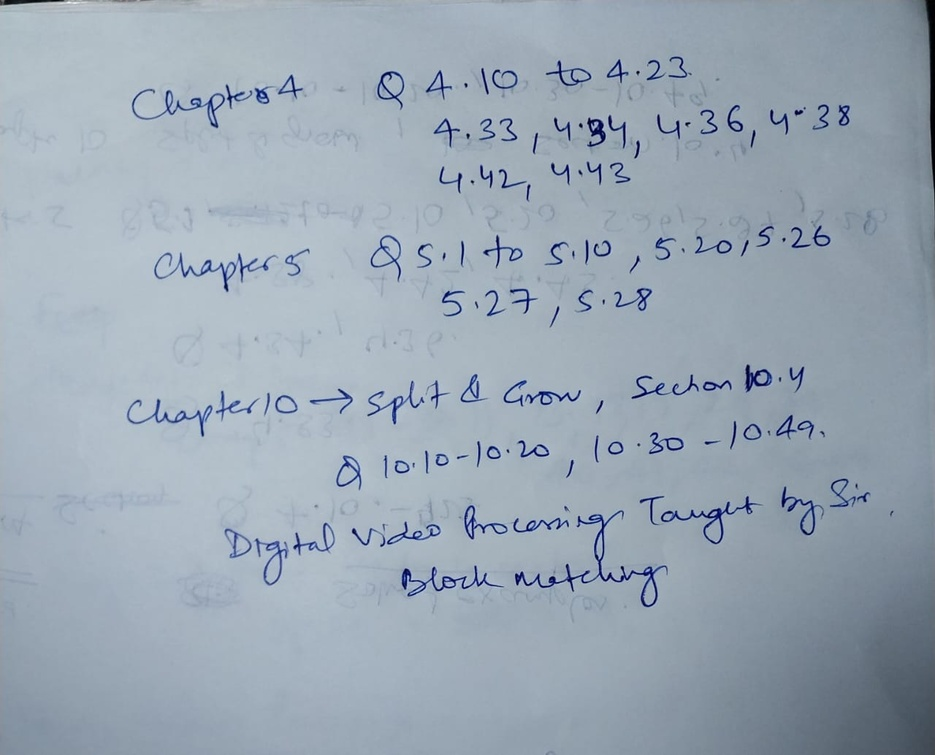
#> input picture SECOND_SEM/DIP/WhatsApp Image 2024-07-14 at 16.05.22.jpeg, 935 x 755 px, shrunk from 1280 x 1034 before the run, given in place of the camera
$ python end_sem_webcam.py
#> lines starting #> are read from the running program, lines starting #| are printed output that depends on the picture; long printed decimals are rounded
import cv2
import numpy as np
import heapq
from collections import Counter
import matplotlib.pyplot as plt

# Composite Filter Construction
def composite_filter():
    gaussian_filter = np.array([
        [1, 2, 1],
        [2, 4, 2],
        [1, 2, 1]
    ]) / 16

    laplacian_filter = np.array([
        [0, -1, 0],
        [-1, 4, -1],
        [0, -1, 0]
    ])

    composite_filter = gaussian_filter + laplacian_filter
    return composite_filter

# Compute Fourier Transform
def compute_fourier_transform(filter):
    fourier_transform = np.fft.fft2(filter)
    fourier_transform_shifted = np.fft.fftshift(fourier_transform)
    return fourier_transform_shifted

# Plot 1D Profiles
def plot_profiles(fourier_transform):
    center = np.array(fourier_transform.shape) // 2

    H_w1_0 = np.abs(fourier_transform[center[0], :])
    H_w1_pi = np.abs(fourier_transform[:, center[1]])
    H_0_w2 = np.abs(fourier_transform[:, center[0]])
    H_pi_w2 = np.abs(fourier_transform[center[1], :])

    plt.figure(figsize=(12, 6))

    plt.subplot(2, 2, 1)
    plt.plot(H_w1_0)
    plt.title("H(ω1, 0)")

    plt.subplot(2, 2, 2)
    plt.plot(H_w1_pi)
    plt.title("H(ω1, π)")

    plt.subplot(2, 2, 3)
    plt.plot(H_0_w2)
    plt.title("H(0, ω2)")

    plt.subplot(2, 2, 4)
    plt.plot(H_pi_w2)
    plt.title("H(π, ω2)")

    plt.tight_layout()
    plt.show()

# Unsharp Masking
def unsharp_masking(image):
    box_filter = np.ones((3, 3)) / 9.0
    smoothed_image = cv2.filter2D(image, -1, box_filter)
    unsharp_mask = image - smoothed_image
    sharpened_image = image + unsharp_mask
    return sharpened_image

# Compute Entropy
def compute_entropy(image):
    hist, _ = np.histogram(image, bins=np.arange(9), density=True)
    hist = hist[hist > 0]
    entropy = -np.sum(hist * np.log2(hist))
    return entropy

# Huffman Tree and Coding
def huffman_tree(symbols_with_probs):
    heap = [[weight, [symbol, ""]] for symbol, weight in symbols_with_probs.items()]
    heapq.heapify(heap)
    while len(heap) > 1:
        lo = heapq.heappop(heap)
        hi = heapq.heappop(heap)
        for pair in lo[1:]:
            pair[1] = '0' + pair[1]
        for pair in hi[1:]:
            pair[1] = '1' + pair[1]
        heapq.heappush(heap, [lo[0] + hi[0]] + lo[1:] + hi[1:])
    return sorted(heapq.heappop(heap)[1:], key=lambda p: (len(p[-1]), p))

# Histogram Equalization
def histogram_equalization(image):
    flat = image.flatten()
    hist, bins = np.histogram(flat, bins=np.arange(9), density=False)
    cdf = hist.cumsum()
    cdf_normalized = cdf * 7 / cdf[-1]
    equalized_image = np.interp(flat, bins[:-1], cdf_normalized).reshape(image.shape)
    return equalized_image.astype(np.uint8)  # Ensure the result is in uint8

# Main function to capture and process webcam image
def main():
    cap = cv2.VideoCapture(0)

    while True:
        ret, frame = cap.read()
#> frame is the input picture: shape (755, 935, 3); mean B, G, R 180.4, 167.4, 154.2
        if not ret:
            break

        gray_frame = cv2.cvtColor(frame, cv2.COLOR_BGR2GRAY)
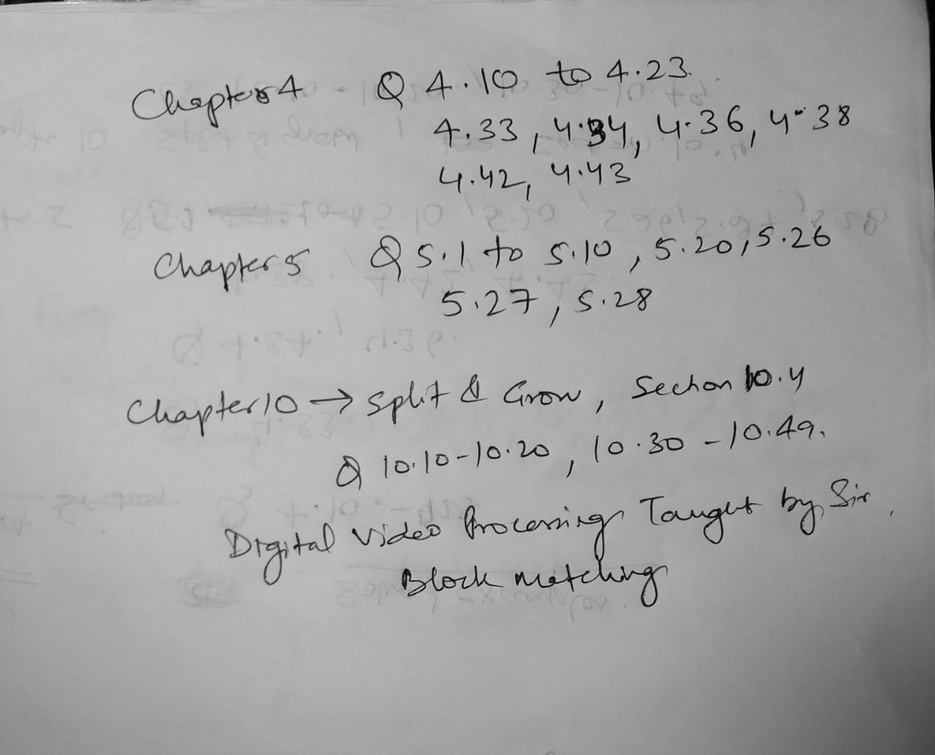
#> gray_frame: shape (755, 935); min 0, max 246, mean 164.9

        # Apply Composite Filter
        composite_filter_matrix = composite_filter()
        filtered_image = cv2.filter2D(gray_frame, -1, composite_filter_matrix)

        # Compute Fourier Transform
        fourier_transform = compute_fourier_transform(composite_filter_matrix)
        plot_profiles(fourier_transform)
#> in plot_profiles, `plt.show()`:
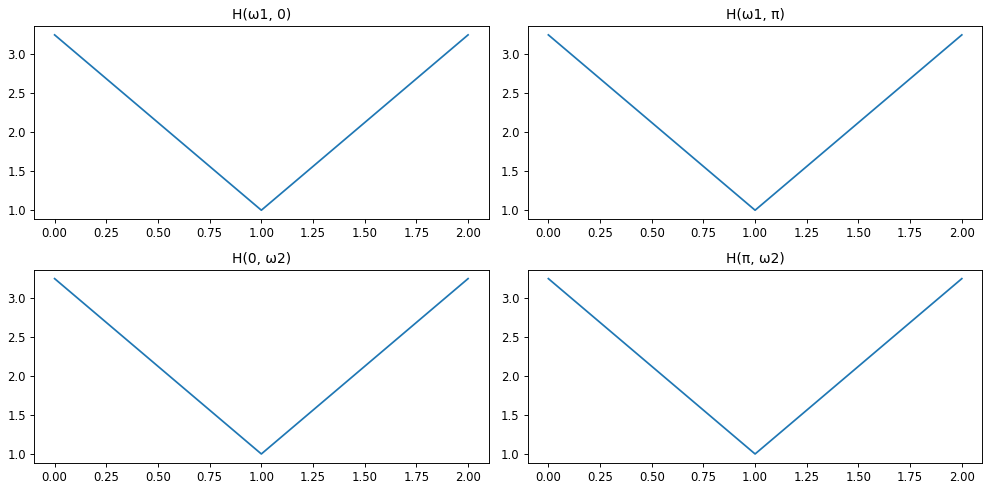
#> figure drawn by matplotlib, 4 panels

        # Apply Unsharp Masking
        sharpened_image = unsharp_masking(gray_frame)
#> in unsharp_masking, `unsharp_mask = image - smoothed_image`:
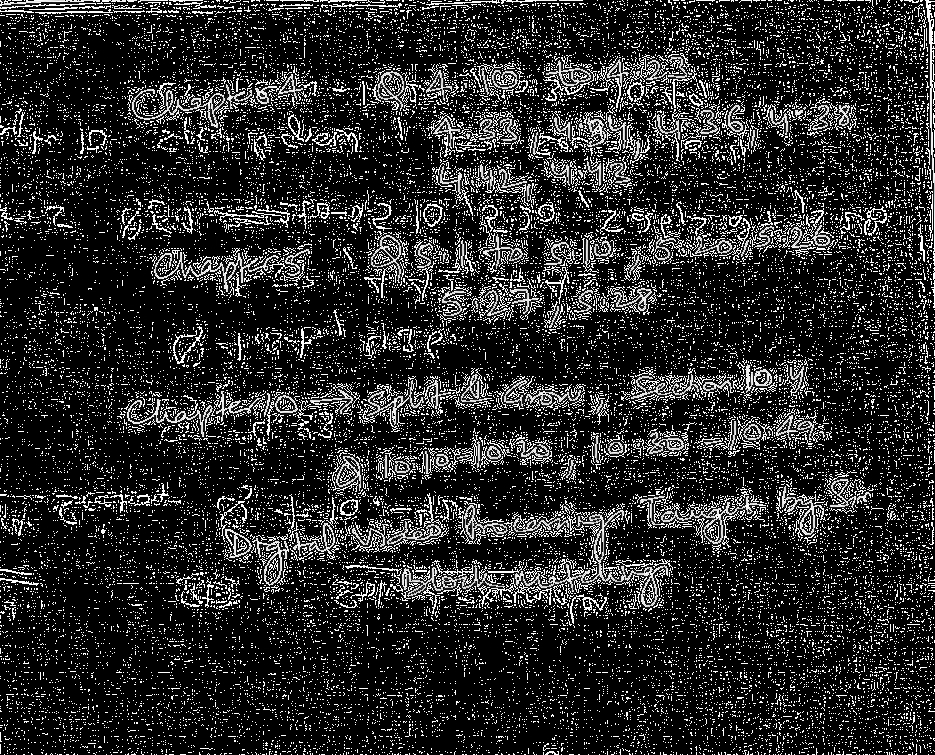
#> unsharp_mask: shape (755, 935); min 0, max 255, mean 41.3
#> in unsharp_masking, `sharpened_image = image + unsharp_mask`:
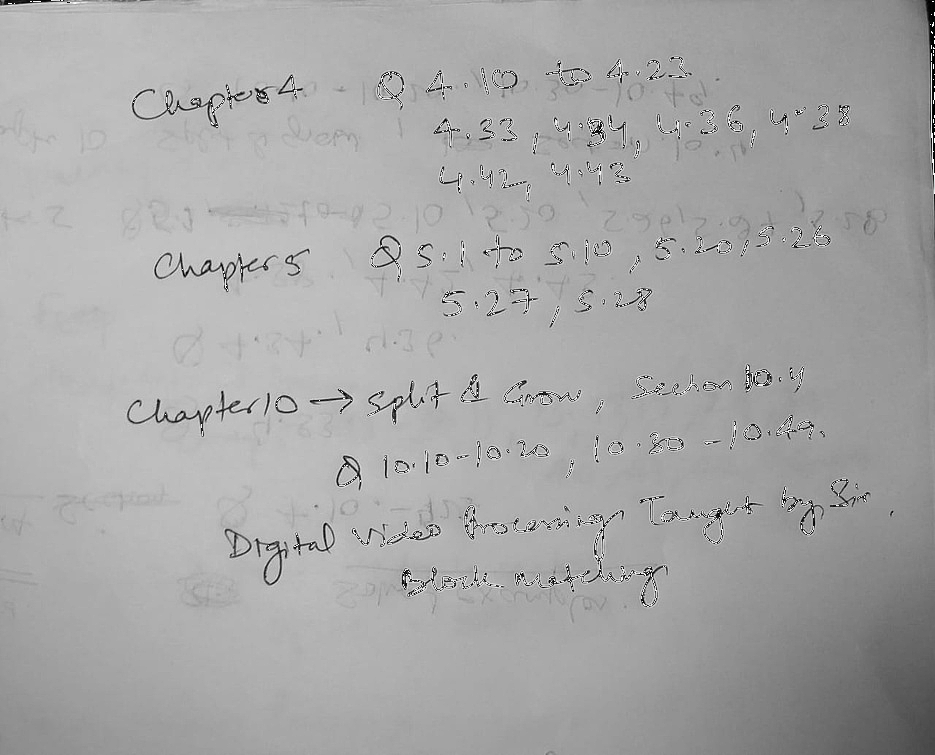
#> sharpened_image: shape (755, 935); min 0, max 255, mean 166.6

        # Compute Entropy
        entropy = compute_entropy(gray_frame)
#> in compute_entropy, `hist, _ = np.histogram(image, bins=np.arange(9), density=True)`: hist = [0.0301, 0.137, 0.125, 0.13, 0.114, 0.0932, 0.107, 0.264]
#> in compute_entropy, `entropy = -np.sum(hist * np.log2(hist))`: entropy = 2.83
#> entropy = 2.83

        # Huffman Coding
        flat = gray_frame.flatten()
        symbol_counts = Counter(flat)
#> symbol_counts = 225 items
        total_pixels = flat.size
#> total_pixels = 705925
        symbol_probs = {k: v / total_pixels for k, v in symbol_counts.items()}
#> symbol_probs = 225 items
        huffman_codes = huffman_tree(symbol_probs)
#> the loop in huffman_tree, `while len(heap) > 1:` made 224 passes
#> (lo, hi) on passes 1 to 3: ([1.42e-06, [213, '']], [1.42e-06, [214, '']]), ([1.42e-06, [216, '']], [1.42e-06, [219, '']]), ([1.42e-06, [220, '']], [1.42e-06, [223, '']])
#> after the loop in huffman_tree, `while len(heap) > 1:`: pair = [184, '111111']
#> huffman_codes = 225 items, first 6: [166, '00111'], [167, '00000'], [169, '01010'], [175, '00101'], [176, '00110'], [178, '00010']

        print("Entropy of the image:", entropy)
#| Entropy of the image: 2.830
        print("Huffman Codes:")
        for p in huffman_codes:
            print(f"Symbol: {p[0]}, Code: {p[1]}")
#> this loop made 225 passes
#| Symbol: 166, Code: 00111
#| Symbol: 167, Code: 00000
#| Symbol: 169, Code: 01010
#| Symbol: 175, Code: 00101
#| Symbol: 176, Code: 00110
#| Symbol: 178, Code: 00010
#| Symbol: 185, Code: 00001
#| Symbol: 186, Code: 00100
#> (further printed lines are left out)

        # Histogram Equalization
        equalized_image = histogram_equalization(gray_frame)
#> in histogram_equalization, `hist, bins = np.histogram(flat, bins=np.arange(9), density=False)`: hist = [31, 141, 129, 134, 117, 96, 110, 272]; bins = [0, 1, 2, 3, 4, 5, 6, 7, 8]
#> in histogram_equalization, `cdf = hist.cumsum()`: cdf = [31, 172, 301, 435, 552, 648, 758, 1030]
#> in histogram_equalization, `cdf_normalized = cdf * 7 / cdf[-1]`: cdf_normalized = [0.211, 1.17, 2.05, 2.96, 3.75, 4.4, 5.15, 7]
#> in histogram_equalization, `equalized_image = np.interp(flat, bins[:-1], cdf_normalized).reshape(i..`:
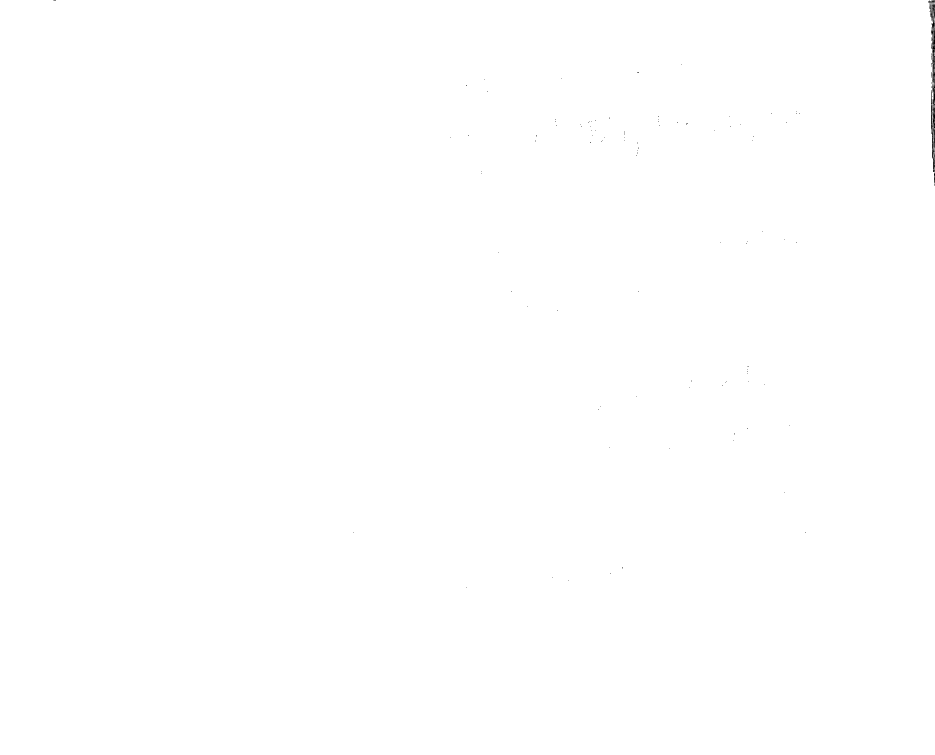
#> equalized_image: shape (755, 935) float64; min 0.211, max 7, mean 7; drawn with min black and max white
        entropy_equalized = compute_entropy(equalized_image)
#> entropy_equalized = 0.0147

        # Huffman Coding after Histogram Equalization
        flat_equalized = equalized_image.flatten()
        symbol_counts_equalized = Counter(flat_equalized)
#> symbol_counts_equalized = {7: 705167, 5: 110, 3: 117, 2: 263, 1: 141, 4: 96, 0: 31}
        total_pixels_equalized = flat_equalized.size
#> total_pixels_equalized = 705925
        symbol_probs_equalized = {k: v / total_pixels_equalized for k, v in symbol_counts_equalized.items()}
#> symbol_probs_equalized = {7: 0.999, 5: 0.000156, 3: 0.000166, 2: 0.000373, 1: 0.0002, 4: 0.000136, 0: 4.39e-05}
        huffman_codes_equalized = huffman_tree(symbol_probs_equalized)
#> the loop in huffman_tree (call 2), `while len(heap) > 1:` made 6 passes
#> (lo, hi) on passes 1 to 5: ([4.39e-05, [0, '']], [0.000136, [4, '']]), ([0.000156, [5, '']], [0.000166, [3, '']]), ([0.00018, [0, '0'], [4, '1']], [0.0002, [1, '']]), ([0.000322, [5, '0'], [3, '1']], [0.000373, [2, '']]), ([0.00038, [0, '00'], [4, '01'], [1, '1']], [0.000694, [5, '00'], [3, '01'], [2, '1']])
#> hi on pass 6: [0.999, [7, '']]
#> huffman_codes_equalized = [[7, '1'], [1, '001'], [2, '011'], [0, '0000'], [3, '0101'], [4, '0001'], [5, '0100']]

        print("Entropy after Histogram Equalization:", entropy_equalized)
        print("Huffman Codes after Histogram Equalization:")
        for p in huffman_codes_equalized:
            print(f"Symbol: {p[0]}, Code: {p[1]}")
#> this loop made 7 passes

        # Display Images
        cv2.imshow('Original Image', gray_frame)
        cv2.imshow('Filtered Image', filtered_image)
        cv2.imshow('Sharpened Image', sharpened_image)
        cv2.imshow('Equalized Image', equalized_image)

        if cv2.waitKey(1) & 0xFF == ord('q'):
#> (key q is pressed here)
            break

    cap.release()
    cv2.destroyAllWindows()

if __name__ == "__main__":
    main()
